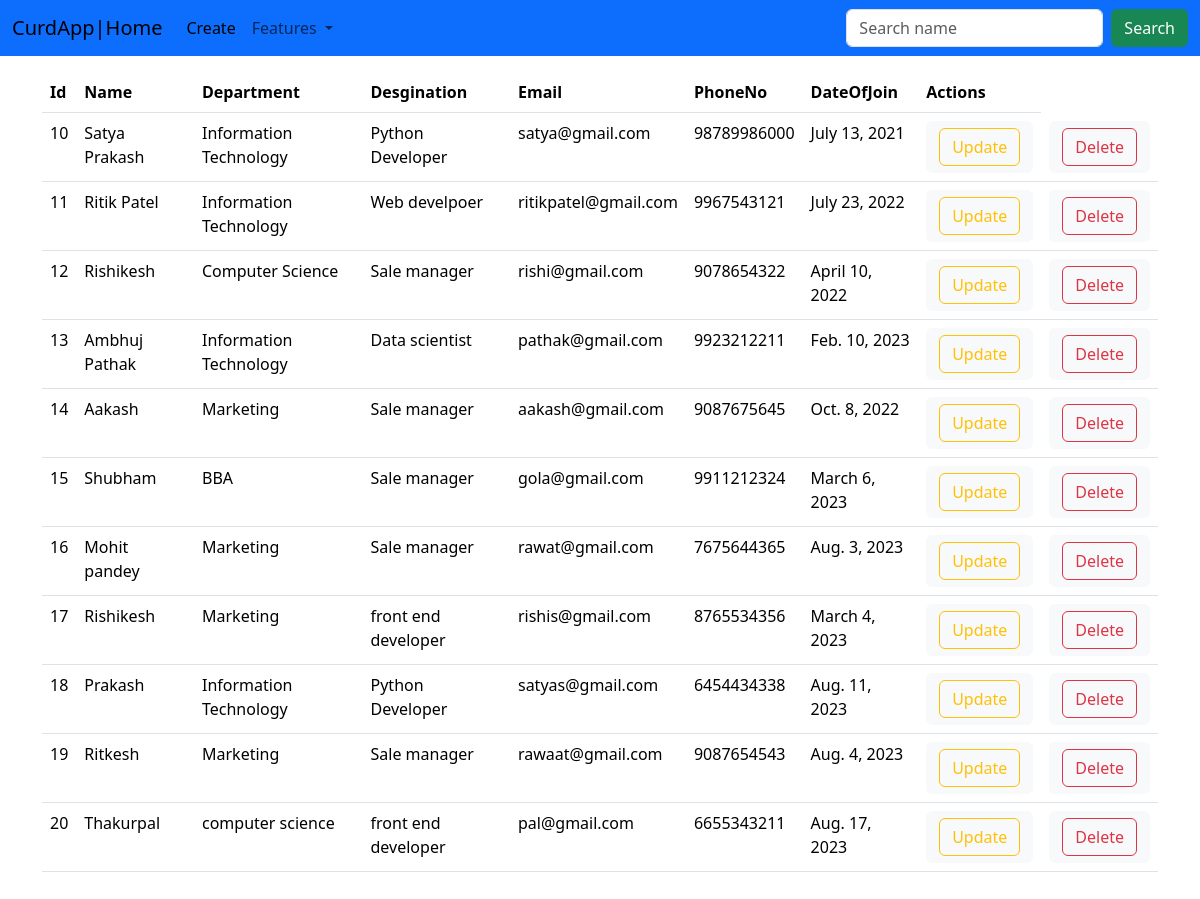
The page / on the database its author committed.
### app/models.py (models this page shows, shortened)
class Employee(models.Model):
    name = models.CharField(max_length=30)
    department = models.CharField(max_length=35)
    desgination = models.CharField(max_length=30)
    email = models.EmailField()
    phone = models.IntegerField()
    dateofjoin = models.DateField()

### app/views.py (the view)
# urls.py: path('',views.index),
def index(request):
    employee = Employee.objects.all()
    context = {
        'emp':employee
    }
    return render(request,'index.html',context)

### templates/index.html (shortened to what this page needs)
<!DOCTYPE html>
<html lang="en">
<head>
    <link href="https://cdn.jsdelivr.net/npm/bootstrap@5.3.1/dist/css/bootstrap.min.css" rel="stylesheet">
</head>
<body>
<div>
    <nav class="navbar navbar-expand-lg bg-primary">
        <div class="container-fluid">
          <a class="navbar-brand" href="#">CurdApp|Home</a>
          <div class="collapse navbar-collapse" id="navbarSupportedContent">
            <ul class="navbar-nav me-auto mb-2 mb-lg-0">
              <li class="nav-item">
                <a class="nav-link active" aria-current="page" href="/create">Create</a>
              </li>
              <li class="nav-item dropdown">
                <a class="nav-link dropdown-toggle" href="#" role="button" data-bs-toggle="dropdown" aria-expanded="false">
                  Features
                </a>
              </li>
            </ul>
            <form class="d-flex" role="search" action="/search" method="post">
              <input class="form-control me-2" type="text" name="query" placeholder="Search name" aria-label="Search">
              <button class="btn btn-success" type="submit" value="Search">Search</button>
            </form>
          </div>
        </div>
      </nav>
</div>
<div class="py-3 container">
    <table class="table table-hover">
        <thead class="thead-dark">
          <tr>
            <th scope="col">Id</th>
            <th scope="col">Name</th>
            <th scope="col">Department</th>
            <th scope="col">Desgination</th>
            <th scope="col">Email</th>
            <th scope="col">PhoneNo</th>
            <th scope="col">DateOfJoin</th>
            <th scope="col">Actions</th>
          </tr>
        </thead>
        <tbody>
          <tr>
            {% for i in emp %}
            <td>{{i.id}}</td>
            <td>{{i.name}}</td>
            <td>{{i.department}}</td>
            <td>{{i.desgination}}</td>
            <td>{{i.email}}</td>
            <td>{{i.phone}}</td>
            <td>{{i.dateofjoin}}</td>
            <td><a class="btn btn-light" href="/update/{{i.id}}" role="button"><button type="button" class="btn btn-outline-warning">Update</button></a></td>
            <td><a class="btn btn-light" href="/delete/{{i.id}}" role="button"><button type="button" class="btn btn-outline-danger">Delete</button></a></td>
          </tr>
          {% endfor %}
        </tbody>
      </table>
</div>
</body>
</html>

### rows shown on the page
Employee: id "10", name "Satya Prakash", department "Information Technology", desgination "Python Developer", email "satya@gmail.com", phone "98789986000", dateofjoin "July 13, 2021"
Employee: id "11", name "Ritik Patel", department "Information Technology", desgination "Web develpoer", email "ritikpatel@gmail.com", phone "9967543121", dateofjoin "July 23, 2022"
Employee: id "12", name "Rishikesh", department "Computer Science", desgination "Sale manager", email "rishi@gmail.com", phone "9078654322", dateofjoin "April 10, 2022"
Employee: id "13", name "Ambhuj Pathak", department "Information Technology", desgination "Data scientist", email "pathak@gmail.com", phone "9923212211", dateofjoin "Feb. 10, 2023"
Employee: id "14", name "Aakash", department "Marketing", desgination "Sale manager", email "aakash@gmail.com", phone "9087675645", dateofjoin "Oct. 8, 2022"
Employee: id "15", name "Shubham", department "BBA", desgination "Sale manager", email "gola@gmail.com", phone "9911212324", dateofjoin "March 6, 2023"
Employee: id "16", name "Mohit pandey", department "Marketing", desgination "Sale manager", email "rawat@gmail.com", phone "7675644365", dateofjoin "Aug. 3, 2023"
Employee: id "17", name "Rishikesh", department "Marketing", desgination "front end developer", email "rishis@gmail.com", phone "8765534356", dateofjoin "March 4, 2023"
Employee: id "18", name "Prakash", department "Information Technology", desgination "Python Developer", email "satyas@gmail.com", phone "6454434338", dateofjoin "Aug. 11, 2023"
Employee: id "19", name "Ritkesh", department "Marketing", desgination "Sale manager", email "rawaat@gmail.com", phone "9087654543", dateofjoin "Aug. 4, 2023"
Employee: id "20", name "Thakurpal", department "computer science", desgination "front end developer", email "pal@gmail.com", phone "6655343211", dateofjoin "Aug. 17, 2023"
